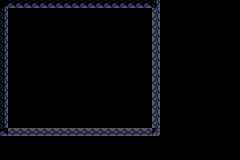

Below is a game level as drawn by its tile map, then a one-line description and the .tmx file that defines it, in full:
An orthogonal 30x20 tile map with 8x8 px tiles, 1 tile layer (Ground).

<map version="1.9" tiledversion="1.9.2" orientation="orthogonal" renderorder="right-down" width="30" height="20" tilewidth="8" tileheight="8" infinite="0" nextlayerid="2" nextobjectid="1">
 <tileset firstgid="1" source="Rocks.tsx" />
 <layer id="1" name="Ground" width="30" height="20">
  <properties>
   <property name="unity:CastShadows" type="bool" value="true" />
   <property name="unity:Component" value="Wall" />
   <property name="unity:Layer" value="Interactable" />
  </properties>
  <data encoding="csv">
30,14,14,14,14,14,14,14,14,14,14,14,14,14,14,14,14,14,14,9,0,0,0,0,0,0,0,0,0,0,
9,0,0,0,0,0,0,0,0,0,0,0,0,0,0,0,0,0,0,11,0,0,0,0,0,0,0,0,0,0,
9,0,0,0,0,0,0,0,0,0,0,0,0,0,0,0,0,0,0,11,0,0,0,0,0,0,0,0,0,0,
9,0,0,0,0,0,0,0,0,0,0,0,0,0,0,0,0,0,0,11,0,0,0,0,0,0,0,0,0,0,
9,0,0,0,0,0,0,0,0,0,0,0,0,0,0,0,0,0,0,11,0,0,0,0,0,0,0,0,0,0,
9,0,0,0,0,0,0,0,0,0,0,0,0,0,0,0,0,0,0,11,0,0,0,0,0,0,0,0,0,0,
9,0,0,0,0,0,0,0,0,0,0,0,0,0,0,0,0,0,0,11,0,0,0,0,0,0,0,0,0,0,
9,0,0,0,0,0,0,0,0,0,0,0,0,0,0,0,0,0,0,11,0,0,0,0,0,0,0,0,0,0,
9,0,0,0,0,0,0,0,0,0,0,0,0,0,0,0,0,0,0,11,0,0,0,0,0,0,0,0,0,0,
9,0,0,0,0,0,0,0,0,0,0,0,0,0,0,0,0,0,0,11,0,0,0,0,0,0,0,0,0,0,
9,0,0,0,0,0,0,0,0,0,0,0,0,0,0,0,0,0,0,11,0,0,0,0,0,0,0,0,0,0,
9,0,0,0,0,0,0,0,0,0,0,0,0,0,0,0,0,0,0,11,0,0,0,0,0,0,0,0,0,0,
9,0,0,0,0,0,0,0,0,0,0,0,0,0,0,0,0,0,0,11,0,0,0,0,0,0,0,0,0,0,
9,0,0,0,0,0,0,0,0,0,0,0,0,0,0,0,0,0,0,11,0,0,0,0,0,0,0,0,0,0,
9,0,0,0,0,0,0,0,0,0,0,0,0,0,0,0,0,0,0,11,0,0,0,0,0,0,0,0,0,0,
9,0,0,0,0,0,0,0,0,0,0,0,0,0,0,0,0,0,0,11,0,0,0,0,0,0,0,0,0,0,
14,4,4,4,4,4,4,4,4,4,4,4,4,4,4,4,4,4,4,15,0,0,0,0,0,0,0,0,0,0,
0,0,0,0,0,0,0,0,0,0,0,0,0,0,0,0,0,0,0,0,0,0,0,0,0,0,0,0,0,0,
0,0,0,0,0,0,0,0,0,0,0,0,0,0,0,0,0,0,0,0,0,0,0,0,0,0,0,0,0,0,
0,0,0,0,0,0,0,0,0,0,0,0,0,0,0,0,0,0,0,0,0,0,0,0,0,0,0,0,0,0
</data>
 </layer>
</map>
